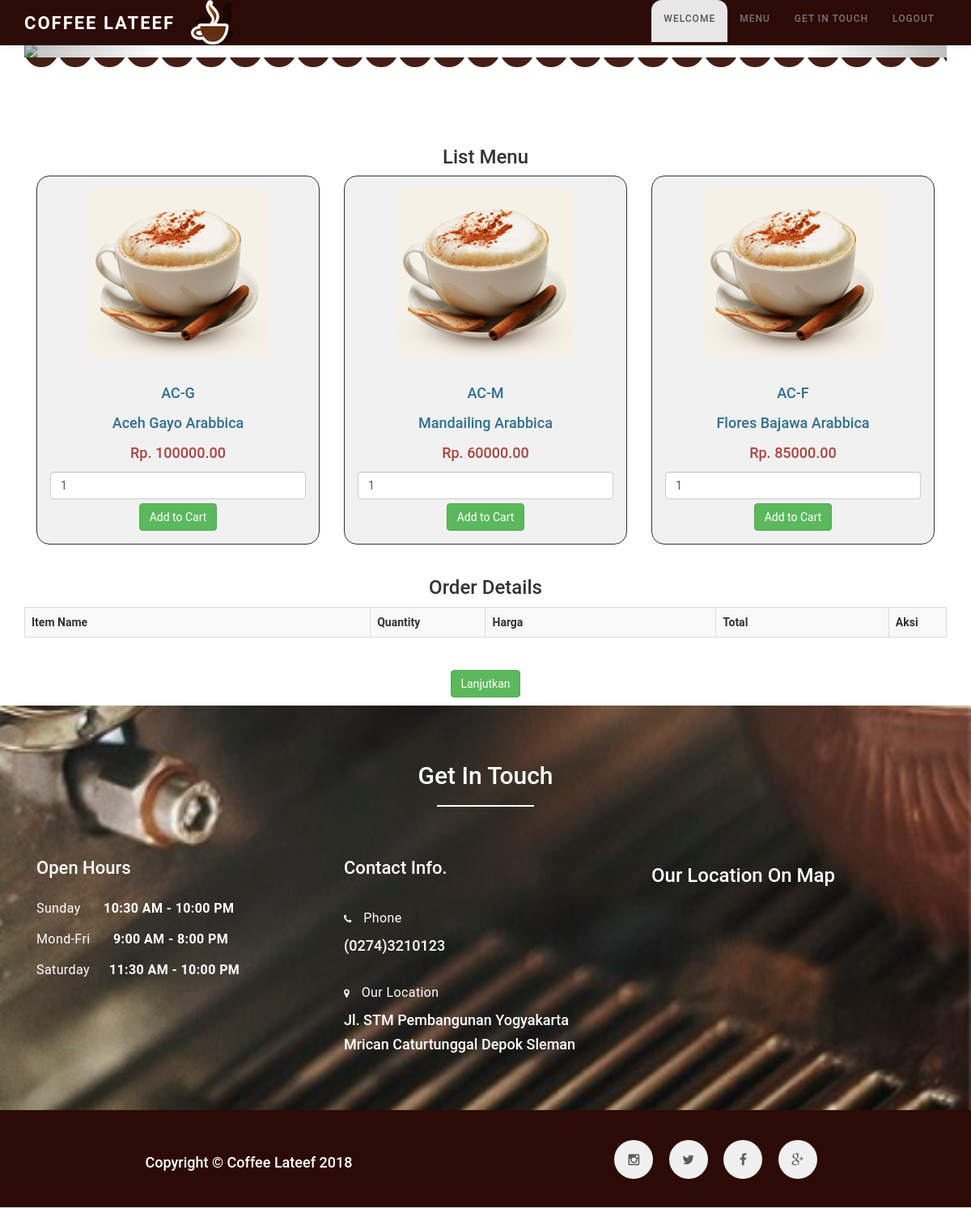
Screenshot of /index_user.php with the database file from the repository.
### tables this page shows
CREATE TABLE IF NOT EXISTS `tb_produk` (
  `id_produk` int(10) NOT NULL AUTO_INCREMENT,
  `kode_produk` varchar(10) NOT NULL,
  `nama_produk` varchar(50) NOT NULL,
  `harga_produk` decimal(22,2) NOT NULL,
  `status_produk` varchar(20) NOT NULL,
  `id_sup` varchar(10) NOT NULL,
  `gambar` varchar(100) NOT NULL,
  PRIMARY KEY (`id_produk`)
);

### index_user.php (the view, shortened to what this page needs)
<?php
include "koneksi.php";
?>
<!DOCTYPE html>
<head>
	<link rel="stylesheet" href="css/bootstrap.min.css">
	<link rel="stylesheet" href="css/animate.min.css">
	<link rel="stylesheet" href="css/font-awesome.min.css">
	<link rel="stylesheet" href="css/style.css">
  <link rel="stylesheet" href="css/nav.css">
</head>
<body>
<nav class="navbar navbar-default navbar-fixed-top" role="navigation" style="background-color: #2C0A05;">
	<div class="container">
  	<div class="navbar-header">
  		  <img src="img/header-icon.png"></img>
  		  <a class="navbar-brand" href="index_user.php">COFFEE LATEEF</a>
  	</div>
    <div class="collapse navbar-collapse" id="mymenu" style="background-color: #2C0A05;">
    			<ul class="nav navbar-nav pull-right page-scroll">
    				<li class="active"><a href="#welcome">Welcome</a></li>
    				<li><a href="#menu">Menu</a></li>
    				<li><a href="#getintouch">Get In Touch</a></li>
    				<li><a href="login/logout.php">Logout</a></li>
    			</ul>
    </div>
	</div>
</nav>
<div class="container"id="welcome">
		<div id="myCarousel" class="carousel slide" data-ride="carousel" style="padding-top: 55px;">
				<ol class="carousel-indicators">
  			</ol>
 				<div class="carousel-inner" role="listbox">
					<div class="item active">
      			<img src="img/slider1.jpg">
    			</div>
    		</div>
  			<a class="left carousel-control" href="#myCarousel" role="button" data-slide="prev">
  			</a>
  			<a class="right carousel-control" href="#myCarousel" role="button" data-slide="next">
  			</a>
		</div>
	<div class="div-pattern2"></div>
</div>
<div class="container" align="center" id="menu"><br /><br /><br />
  <h3>List Menu</h3>
      <?php
        $query = "SELECT * FROM tb_produk ORDER BY id_produk ASC";
        $result = mysqli_query($connect, $query);
        if (mysqli_num_rows($result) > 0)
          {
          while ($row = mysqli_fetch_array($result))
          {
      ?>
      <div class="col-md-4">
        <form method="post" action="index_user.php?action=add&id_produk=<?php echo $row["id_produk"]; ?>">
          <div style="border:1px solid #333; background-color: #f1f1f1; border-radius: 16px; padding: 16px;" align="center">
            <img src="img/<?php echo $row["gambar"]; ?>" class="img-responsive"/><br/>
            <h4 class="text-info"><?php echo $row["kode_produk"]; ?></h4>
            <h4 class="text-info"><?php echo $row["nama_produk"]; ?></h4>
            <h4 class="text-danger">Rp. <?php echo $row["harga_produk"]; ?></h4>
            <input type="text" name="quantity" class="form-control" value="1"></input>
            <input type="submit" name="add_to_cart" style="margin-top: 5px;" class="btn btn-success" value="Add to Cart"></input>
          </div>
        </form>
      </div>
      <?php
          }
        }
      ?>
      </div>
        <div class="container" style="clear: both; text-align: center;"><br/>
            <h3>Order Details</h3>
          <div class="table-responsive">
            <table class="table table-striped table-bordered jumbotron">
              <tr>
                <th width="30%">Item Name</th>
                <th width="10%">Quantity</th>
                <th width="20%">Harga</th>
                <th width="15%">Total</th>
                <th width="5%">Aksi</th>
              </tr>
            </table>
          </div>
          <form method="POST" action="konsumen/beli_konsumen.php">
            <input type="submit" style="margin: 10px;" class="btn btn-success" value="Lanjutkan"></input>
          </form>
</div>
<?php include "footer.php"?>

### css/style.css (style rules this page uses)
body { background: #ffffff; font-family: 'Roboto', sans-serif; font-weight: 400; position: relative; }
.navbar-default { background: #ffffff; box-shadow: 0px 2px 8px 0px rgba(50, 50, 50, 0.04); border: none; margin-bottom: 0; }
.navbar-brand, .navbar-nav li a { line-height: 28px; }
.navbar-default .navbar-brand { color: #ffffff; font-size: 22px; font-weight: bold; letter-spacing: 2px; }
.navbar-default .navbar-nav li a { font-size: 12px; letter-spacing: 1px; }
#menu h4 { line-height: 1.5; }
body { background: #eee url(../img/bg.png)); }
html,body { position: relative; height: 100%; }
.div-pattern2 { background: url(../img/div-pattern2.png) top left repeat-x; height: 30px; width: 100%; display: block; }

### css/nav.css (style rules this page uses)
.nav { position: relative; margin: 0px 0 0 0; }
ul.nav { padding:0; list-style:none; }
.nav > li { display: inline-block; float: left; background: none; }
.nav li.active, .nav li a:hover { color: #fff; }
.nav > li > a { padding: 0.5em 1em 1em 1em; display: block; color: #fff; margin: 0; font-size: 15px; font-weight:500; text-transform: uppercase; border: none; letter-spacing: 1px; border-style: solid; border-color: rgba(255, 255, 255, 0); background: none; border-top-left-radius: 13px; border-top-right-radius: 13px; }
.nav > li:nth-child(1) > a,.nav > li:nth-child(5) > a,.nav > li:nth-child(6) > a, .nav > li:nth-child(7) > a { background:none; }
.nav > li > ul li ul, .nav li >ul li, .nav > li > .fulldrop, .nav > li > .coldrop, .nav > li > ul, .nav > li { transition: all 0.3s ease-in-out; -moz-transition: all 0.3s ease-in-out; -webkit-transition: all 0.3s ease-in-out; -o-transition: all 0.3s ease-in-outs; }
@media (max-width: 1280px) { .nav > li > a { font-size: 1em; letter-spacing: 0; } }

### rows the page displays
tb_produk: gambar (picture), kode_produk "AC-G", nama_produk "Aceh Gayo Arabbica", harga_produk "100000.00"
tb_produk: gambar (picture), kode_produk "AC-M", nama_produk "Mandailing Arabbica", harga_produk "60000.00"
tb_produk: gambar (picture), kode_produk "AC-F", nama_produk "Flores Bajawa Arabbica", harga_produk "85000.00"
